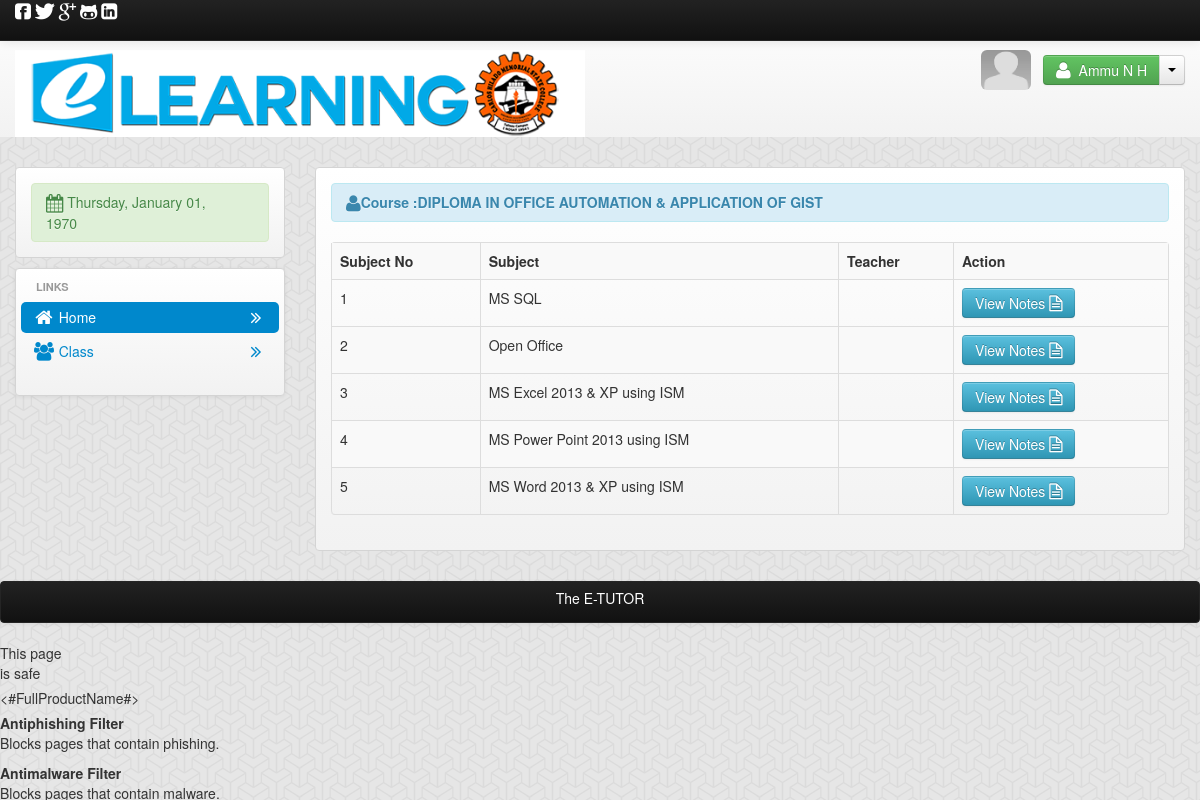
The app's page /student_class.php (signed in) with its own data.
### tables this page shows
CREATE TABLE `tbl_student` (
  `student_id` int(11) NOT NULL AUTO_INCREMENT,
  `fullname` varchar(150) NOT NULL,
  `dept_id` int(11) NOT NULL,
  `course_id` varchar(11) NOT NULL,
  `username` varchar(150) NOT NULL,
  `password` varchar(10) NOT NULL,
  `gender` varchar(150) NOT NULL,
  `email` varchar(150) NOT NULL,
  `contactno` varchar(150) NOT NULL,
  `city` varchar(150) NOT NULL,
  `image` varchar(200) NOT NULL,
  `due` varchar(10) NOT NULL,
  `status` int(11) NOT NULL,
  PRIMARY KEY (`student_id`)
);

CREATE TABLE `tbl_course` (
  `course_id` varchar(100) NOT NULL,
  `course_title` varchar(150) NOT NULL,
  `dept_id` int(100) NOT NULL,
  `major` varchar(100) NOT NULL,
  `fee_structure` int(10) NOT NULL,
  `course_duration` varchar(150) NOT NULL,
  PRIMARY KEY (`course_id`)
);

CREATE TABLE `tbl_subject` (
  `subject_id` int(11) NOT NULL AUTO_INCREMENT,
  `dept_id` int(11) NOT NULL,
  `course_id` varchar(100) NOT NULL,
  `subject_code` varchar(100) NOT NULL,
  `subject_title` varchar(150) NOT NULL,
  PRIMARY KEY (`subject_id`)
);

### session.php (called while the page is built, shortened)
<?php
$session_id=$_SESSION['id'];
?>

### student_class.php (the view, shortened to what this page needs)
<?php
include('header.php');
include ('session.php');
$user_query = mysql_query("select * from tbl_student where student_id='$session_id'") or die(mysql_error());
$user_row = mysql_fetch_array($user_query);
$cid=$user_row['course_id'];
$course_query = mysql_query("select course_title from tbl_course where course_id='$cid'") or die(mysql_error());
$course_row = mysql_fetch_array($course_query);
$subject_query = mysql_query("select * from tbl_subject where course_id='$cid' ") or die(mysql_error());
$count=0;
?>
<body>
    <?php include('navhead_student.php'); ?>
    <div class="container">
        <div class="row-fluid">
            <div class="span3">
                <div class="hero-unit-3">
                    <div class="alert-index alert-success">
                        <i class="icon-calendar icon-large"></i>
                        <?php
                        $Today = date('y:m:d');
                        $new = date('l, F d, Y', strtotime($Today));
                        echo $new;
                        ?>
                    </div>
                </div>
                <div class="hero-unit-1">
                    <ul class="nav  nav-pills nav-stacked">
                        <li class="nav-header">Links</li>
                        <li   class="active">
                            <a href="student_home.php"><i class="icon-home icon-large"></i>&nbsp;Home
                                <div class="pull-right">
                                    <i class="icon-double-angle-right icon-large"></i>
                                </div>
                            </a>
                        </li>
                        <li>
                            <a href="student_class.php"><i class="icon-group icon-large"></i>&nbsp;Class
                                <div class="pull-right">
                                    <i class="icon-double-angle-right icon-large"></i>
                                </div>
                            </a></li>
                    </ul>
                </div>
            </div>
			<div class="span9">
				<div class="hero-unit-3">
						<form method="post">
						<div class="alert alert-info">
                            <strong><i class="icon-user icon-large"></i>Course :<?php echo $course_row['course_title']; ?></strong>
                        </div>
						<table border="0"  class="table table-striped table-bordered" id="example">
						<th>Subject No</th>
						<th>Subject</th>
						<th>Teacher</th>
						<th>Action</th>
						<?php
						while($subject_row = mysql_fetch_array($subject_query))
						{
							$count=$count+1;
							echo "<div><tr><td>".$count."</td>";
							echo "<td>".$subject_row['subject_title']."</td>";
							$sub_id=$subject_row['subject_id'];
							$class_query=mysql_query("select teacher_id from tbl_class where subject_id='$sub_id' and student_id='$session_id'") or die(mysql_error());
							$class_row=mysql_fetch_array($class_query);
							$tid=$class_row['teacher_id'];
							$teacher_query=mysql_query("select * from tbl_teacher where teacher_id='$tid'");
							$teacher_row=(mysql_fetch_array($teacher_query));
							echo "<td>".$teacher_row['firstname']." ". $teacher_row['lastname']."</td>";
							?>
							<td><a rel="tooltip" title="View notes" class="btn btn-info" href="download.php<?php echo "?sid=".$sub_id."&&tid=".$tid; ?>">View Notes     <i class="icon-file-alt icon-large"></i></a></td></tr></div>
							<?php
							}
							?>
							</table>
						</form>
						</div>
						</div>
            </div>
        </div>
        <?php include('footer.php'); ?>
    </div>
</body>
</html>

### navhead_student.php (shortened to what this page needs)
<div class="row-fluid">
    <div class="span12">
        <div class="navbar navbar-fixed-top navbar-inverse">
            <div class="navbar-inner">
                <div class="container">
                    <div class="nav-collapse collapse">
                       <i class="icon-facebook-sign icon-large" id="color_white"></i>
                        <i class="icon-twitter icon-large" id="color_white"></i>
                        <i class="icon-google-plus icon-large" id="color_white"></i>
                        <i class="icon-github-alt icon-large" id="color_white"></i>
                        <i class="icon-linkedin-sign icon-large" id="color_white"></i>
                    </div>
                </div>
            </div>
        </div>
        <div class="hero-unit-header">
            <div class="container">
                <div class="row-fluid">
                    <div class="span12">
                        <div class="row-fluid">
                            <div class="span6">
                             <img src="admin/images/head.png">
                            </div>
                            <div class="span6">
                                <div class="pull-right">
                                    <?php
                                    $student_query=mysql_query("select * from tbl_student where student_id='$session_id'")or die(mysql_error());
                                    $student_row=  mysql_fetch_array($student_query);
                                    ?>
                                     <img  src="admin/<?php echo $student_row['image']; ?>"  class="img img-rounded" id="picture">
                                    <div class="btn-group">
                                        <button class="btn btn-success"><i class="icon-user icon-large"></i>&nbsp; <?php echo $student_row['fullname']; ?></button>
                                        <button class="btn dropdown-toggle" data-toggle="dropdown">
                                            <span class="caret"></span>
                                        </button>
                                    </div>
                                </div>
                            </div>
                        </div>
                    </div>
                </div>
            </div>
        </div>

### records on screen
tbl_student: image (picture), fullname "Ammu N H"
tbl_course: course_title "DIPLOMA IN OFFICE AUTOMATION & APPLICATION OF GIST"
tbl_subject: subject_title "MS SQL"
tbl_subject: subject_title "Open Office"
tbl_subject: subject_title "MS Excel 2013 & XP using ISM"
tbl_subject: subject_title "MS Power Point 2013 using ISM"
tbl_subject: subject_title "MS Word 2013 & XP using ISM"
